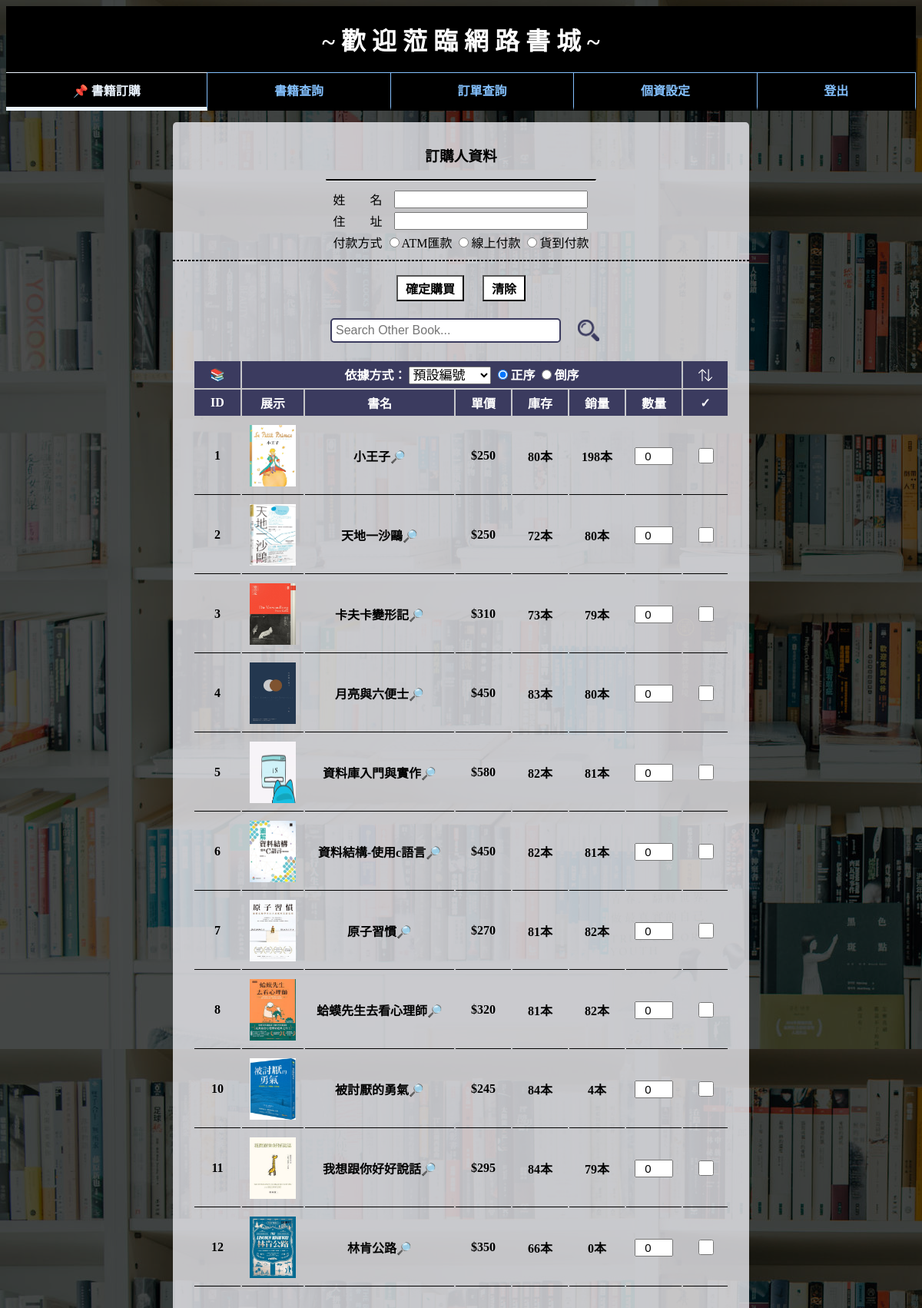
The app's page /bookstore/bookstore.php with its own data.
### tables this page shows
CREATE TABLE `bookstore` (
  `book_id` int(10) NOT NULL,
  `book_name` varchar(200) NOT NULL,
  `book_price` int(10) NOT NULL,
  `book_stock` int(10) NOT NULL,
  `book_sales` int(10) NOT NULL,
  `book_txt` text NOT NULL
);

### bookstore/bookstore.php (the view, shortened to what this page needs)
<?php
include("condb.php");
$sort = "book_id";
$sort2 = "asc";
if ($_GET["txt"] == "all" || isset($_GET["txt"]) == FALSE) {
	$select_tb = "SELECT * FROM bookstore ORDER BY " . $sort . " " . $sort2;
} else
	$select_tb = "SELECT * FROM bookstore WHERE book_name LIKE '%" . $_GET["txt"] . "%' ORDER BY " . $sort . " " . $sort2;
$result = mysqli_query($db_link, $select_tb);
?>
<html>
<head>
	<link rel="stylesheet" type="text/css" href="style.css">
</head>
<body>
	<div class="a">
		<div class="menu_title">~ 歡 迎 蒞 臨 網 路 書 城 ~</div>
		<nav class="menu">
			<a style="color:#ECF5FF;" href='bookstore.php?txt=all' class="menu_item_in">📌 書籍訂購</a>
			<a href="book_search.php?txt=all" class='menu_item'>書籍查詢</a>
			<a href='order_search.php' class='menu_item'>訂單查詢</a>
			<a href="member_page.php" class="menu_item">個資設定</a>
			<a href='?logout=true' class='menu_item'>登出</a>
		</nav>
		<div class="b">
			<h3>訂購人資料</h3>
			<hr style="border-top:2px solid black;width:350px;">
			<form id="form1" name="form1" method="post" action=" ">
				<div class="b1">
					<table>
						<tr>
							<td class="tb1_td">姓名</td>
							<td>
								<?php echo "<input type='text'name='member_name'value=" . $_SESSION["login_user"] . ">"; ?>
							</td>
						</tr>
						<tr>
							<td class="tb1_td">住址</td>
							<td>
								<?php echo "<input type='text'name='member_add' value=" . $_SESSION["user_add"] . ">"; ?>
							</td>
						</tr>
						<tr>
							<td class="tb1_td">付款方式</td>
							<td><input type="radio" name="pay" value="ATM 匯款" id="pay1"><label for="pay1">ATM匯款
									<input type="radio" name="pay" value="線上付款" id="pay2"><label for="pay2">線上付款
										<input type="radio" name="pay" value="貨到付款" id="pay3"><label for="pay3">貨到付款
							</td>
						</tr>
					</table>
				</div>
				<hr style="border:1px dashed #000">
				<div class="b2">
					<tr>
						<input type="submit" name="send" id="send" value="確定購買" class="btn">
						<input type="reset" name="clear" id="clear" value="清除" class="btn">
					</tr>
			</form>
			<div class="search2">
				<table>
					<form action="" method="POST" name="search">
						<td style="border:none"><input type="text" name="search" placeholder="Search Other Book..." /></td>
						<td style="border:none"><input type="submit" name="btn_search" value=""></td>
					</form>
				</table>
			</div>
			<table>
				<form action="" method="post" name="formsort" id="formsort">
					<tr>
						<th>📚</th>
						<th colspan="6">依據方式：
							<select name="sort">
								<option value="book_id" selected>預設編號</option>
							</select>
							<input type="radio" name="sort2" value=1 id="sort1" checked><label for="sort1">正序
								<input type="radio" name="sort2" value=2 id="sort2"><label for="sort2">倒序
						</th>
						<th class="sort">
							<input type="submit" name="button" value="">
						</th>
					</tr>
				</form>
				<tr>
					<th>ID</th>
					<th>展示</th>
					<th>書名</th>
					<th>單價</th>
					<th>庫存</th>
					<th>銷量</th>
					<th>數量</th>
					<th>✓</th>
				</tr>
		</div>
	</div>
	<?php
	while ($order_call = $result->fetch_assoc()) {
		if (file_exists("book_img/" . $order_call["book_id"] . ".jpg"))
			$img = "book_img/" . $order_call["book_id"] . ".jpg";
		else
			$img = "book_img/error.gif";
		if ($order_call["book_stock"] > 0) {
			echo "<tr>";
			echo "<td>" . $order_call["book_id"] . "</td>";
			echo "<td><img class='book_img_s' src=" . $img . "></td>";
			echo "<td><a class='btn_2line'  href='book_show.php?id=" . $order_call["book_id"] . "'>" . $order_call["book_name"] . "🔎</td>";
			echo "<td>$" . $order_call["book_price"] . "</td>";
			echo "<td>" . $order_call["book_stock"] . "本</td>";
			echo "<td>" . $order_call["book_sales"] . "本</td>";
			echo "<td><input type='number' name='" . $order_call["book_name"] . "'value=0 ";
			echo "oninput='if(value>" . $order_call["book_stock"] . ")value=" . $order_call["book_stock"] . ";if(value<0)value=0' ><span></span</td>";
			echo "<td><input type='checkbox' name=book[" . $order_call["book_price"] . "] value='" . $order_call["book_name"] . "'></td>";
			echo "</tr>";
		}
	}
	?>
</body>
</html>

### bookstore/style.css (style rules this page uses)
body { background-image: url(image/bg01.jpg); background-blend-mode: multiply; background-color: rgba(0, 0, 0, .7); }
h3, .a, .b, .admin_a { text-align: center; }
table { margin: auto; text-align: center; }
.b { width: 750px; margin: 0 auto; background-color: rgba(235, 235, 240, 0.8); border-radius: 5px; padding: 10px 0px 15px; }
.menu_title { font-size: 32px; color: #fff; text-align: center; background: #000; padding: 20px; font-weight: bold; }
.menu { display: flex; align-items: center; background: #000; margin-bottom: 15px; }
.menu_item { flex-grow: 1; padding: 10px; border-top: 1px solid #84C1FF; border-right: 1px solid #84C1FF; border-bottom: 5px solid transparent; transition: 0.3s; }
.menu a { text-decoration: none; color: #84C1FF; font-weight: bold; }
.menu_item_in { flex-grow: 1; padding: 10px; border-top: 1px solid #ECF5FF; border-right: 1px solid #84C1FF; border-bottom: 5px solid #ECF5FF; transition: 0.3s; }
.book_img_s { width: 60px; height: 80px; }
.btn_2line { text-decoration: none; padding: 5px; color: #000; }
select { font-size: 17px; width: auto; }
.search2 { margin: 0 auto; width: 500px; padding-bottom: 10px; }
.search2 table { border: none; }
.search2 input[type="text"] { width: 300px; font-size: 16px; border-radius:5px; border:2.5px solid #3b3b5f; padding: 5px; background-color: rgba(f, f, f, 0.8); }
.search2 input[type="submit"] { width: 28px; height: 28px; background: url(image/search2.png); background-size: 100%; border: none; cursor: pointer; }
.sort input[type="submit"] { width: 18px; height: 18px; background: url(image/sort_icon.png); background-size: 100%; background-position: center; background-repeat: no-repeat; border: none; cursor: pointer; }

### bookstore/bookstore.php (style rules this page uses)
.b2 th { padding: 5px 20px; font-size: 16px; background: #3b3b5f; color: #fff; }
.b2 td { border-bottom: 1px solid #000; font-size: 16px; font-weight: bold; padding: 10px; }
.btn { padding: 3px 10px; font-size: 16px; font-weight: bold; margin: 10px; background-color: #fff; color: #000; }
input[type=number] { width: 50px; text-align: center; font-size: 15px; }
input[type=text] { margin-left: 10px; width: 95%; font-size: 15px; }
input[type=checkbox] { cursor: pointer; width: 20px; height: 20px; }
.tb1_td { text-align-last: justify }

### records on screen
bookstore: book_id "1", shows a picture, book_name "小王子", book_price "250", book_stock "80", book_sales "198"
bookstore: book_id "2", shows a picture, book_name "天地一沙鷗", book_price "250", book_stock "72", book_sales "80"
bookstore: book_id "3", shows a picture, book_name "卡夫卡變形記", book_price "310", book_stock "73", book_sales "79"
bookstore: book_id "4", shows a picture, book_name "月亮與六便士", book_price "450", book_stock "83", book_sales "80"
bookstore: book_id "5", shows a picture, book_name "資料庫入門與實作", book_price "580", book_stock "82", book_sales "81"
bookstore: book_id "6", shows a picture, book_name "資料結構-使用c語言", book_price "450", book_stock "82", book_sales "81"
bookstore: book_id "7", shows a picture, book_name "原子習慣", book_price "270", book_stock "81", book_sales "82"
bookstore: book_id "8", shows a picture, book_name "蛤蟆先生去看心理師", book_price "320", book_stock "81", book_sales "82"
bookstore: book_id "10", shows a picture, book_name "被討厭的勇氣", book_price "245", book_stock "84", book_sales "4"
bookstore: book_id "11", shows a picture, book_name "我想跟你好好說話", book_price "295", book_stock "84", book_sales "79"
bookstore: book_id "12", shows a picture, book_name "林肯公路", book_price "350", book_stock "66", book_sales "0"
